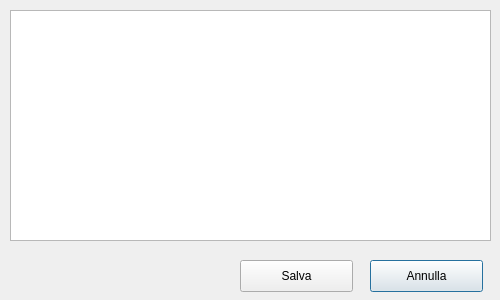
<?xml version="1.0" encoding="UTF-8"?>
<ui version="4.0">
 <class>Dialog_anamnesi</class>
 <widget class="QDialog" name="Dialog_anamnesi">
  <property name="geometry">
   <rect>
    <x>0</x>
    <y>0</y>
    <width>500</width>
    <height>300</height>
   </rect>
  </property>
  <property name="minimumSize">
   <size>
    <width>500</width>
    <height>300</height>
   </size>
  </property>
  <property name="maximumSize">
   <size>
    <width>500</width>
    <height>300</height>
   </size>
  </property>
  <property name="windowTitle">
   <string>Dialog</string>
  </property>
  <widget class="QPlainTextEdit" name="anamnesi_remota">
   <property name="geometry">
    <rect>
     <x>10</x>
     <y>10</y>
     <width>481</width>
     <height>231</height>
    </rect>
   </property>
  </widget>
  <widget class="QPushButton" name="btn_cancel">
   <property name="geometry">
    <rect>
     <x>370</x>
     <y>260</y>
     <width>113</width>
     <height>32</height>
    </rect>
   </property>
   <property name="text">
    <string>Annulla</string>
   </property>
  </widget>
  <widget class="QPushButton" name="btn_ok">
   <property name="geometry">
    <rect>
     <x>240</x>
     <y>260</y>
     <width>113</width>
     <height>32</height>
    </rect>
   </property>
   <property name="text">
    <string>Salva</string>
   </property>
  </widget>
 </widget>
 <resources/>
 <connections>
  <connection>
   <sender>btn_ok</sender>
   <signal>clicked()</signal>
   <receiver>Dialog_anamnesi</receiver>
   <slot>accept()</slot>
   <hints>
    <hint type="sourcelabel">
     <x>279</x>
     <y>273</y>
    </hint>
    <hint type="destinationlabel">
     <x>165</x>
     <y>267</y>
    </hint>
   </hints>
  </connection>
  <connection>
   <sender>btn_cancel</sender>
   <signal>clicked()</signal>
   <receiver>Dialog_anamnesi</receiver>
   <slot>reject()</slot>
   <hints>
    <hint type="sourcelabel">
     <x>430</x>
     <y>271</y>
    </hint>
    <hint type="destinationlabel">
     <x>44</x>
     <y>258</y>
    </hint>
   </hints>
  </connection>
 </connections>
</ui>
